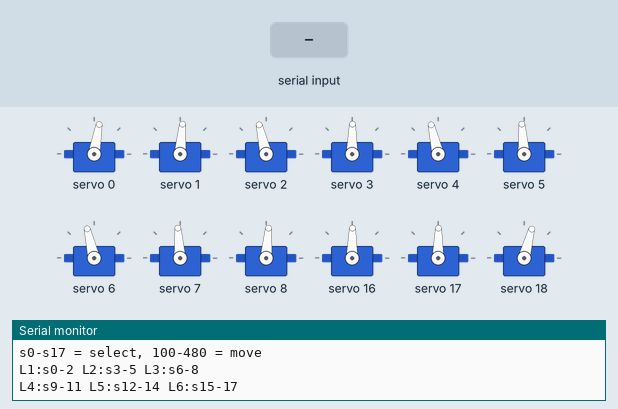
This sketch was run on a simulated Arduino Uno, built with avr-gcc and run on an emulated ATmega328P. Parts: 12 × servo, the last lines printed to the serial monitor. Inputs (shaded band) come from the test bench.

Above: at 2.2 s.
2.3 s: "200\n" received over Serial
At 2.46 s:
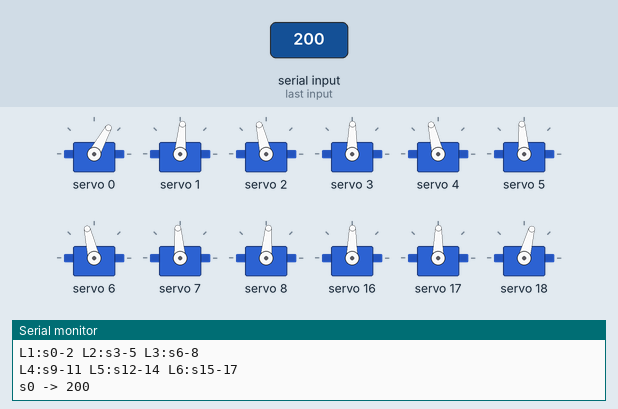
At 3.0 s:
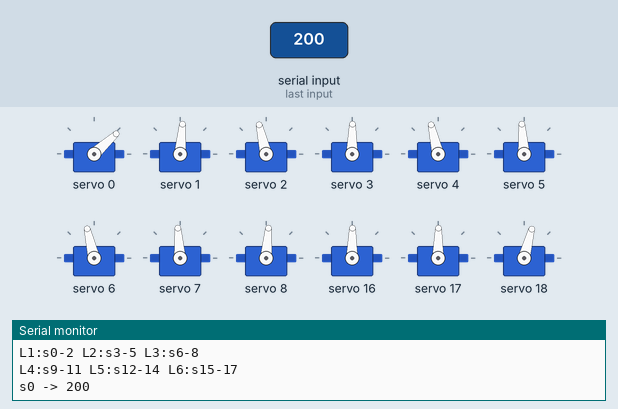
4.1 s: "s,45\n" received over Serial
Timing chart, 0 to 7.1 s (numbered marks = the images above; inputs shaded):
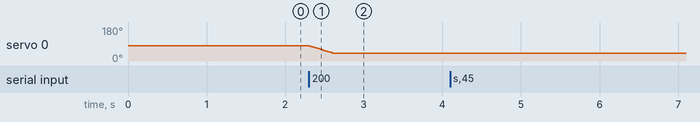

Measured:
- after the input at 2.3 s, servo 0: moves from 80° to 42° over 0.29 s, starting at once

The sketch:

hexapod_all.ino
```cpp
// Hexapod All 6 Legs - Dual PCA9685
// PCA1 (0x40): Legs 1-3, PCA2 (0x41): Legs 4-6
// Commands: sN = select servo 0-17, NNN = move to pulse (100-480)
// Servo mapping: 0-8 = PCA1 ch0-8, 9-17 = PCA2 ch0-8

#include <Wire.h>
#include <Adafruit_PWMServoDriver.h>

Adafruit_PWMServoDriver pca1 = Adafruit_PWMServoDriver(0x40);
Adafruit_PWMServoDriver pca2 = Adafruit_PWMServoDriver(0x41);

#define SERVO_FREQ 50

// PCA1 (0x40) - Legs 1-3
#define L1_COXA   280  // s0
#define L1_FEMUR  290  // s1
#define L1_TIBIA  330  // s2
#define L2_COXA   300  // s3
#define L2_FEMUR  330  // s4
#define L2_TIBIA  310  // s5
#define L3_COXA   330  // s6
#define L3_FEMUR  310  // s7
#define L3_TIBIA  290  // s8

// PCA2 (0x41) - Legs 4-6
#define L4_COXA   300  // s9
#define L4_FEMUR  300  // s10
#define L4_TIBIA  270  // s11
#define L5_COXA   260  // s12
#define L5_FEMUR  230  // s13
#define L5_TIBIA  320  // s14
#define L6_COXA   280  // s15
#define L6_FEMUR  250  // s16
#define L6_TIBIA  300  // s17

int centers[18] = {
  L1_COXA, L1_FEMUR, L1_TIBIA,
  L2_COXA, L2_FEMUR, L2_TIBIA,
  L3_COXA, L3_FEMUR, L3_TIBIA,
  L4_COXA, L4_FEMUR, L4_TIBIA,
  L5_COXA, L5_FEMUR, L5_TIBIA,
  L6_COXA, L6_FEMUR, L6_TIBIA
};

int chPos[18];
int activeCh = 0;

void setServo(int servo, int val) {
  if (servo < 9) {
    pca1.setPWM(servo, 0, val);
  } else {
    pca2.setPWM(servo - 9, 0, val);
  }
}

void slowMove(int servo, int target) {
  if (target < 100) target = 100;
  if (target > 480) target = 480;
  int step = (target > chPos[servo]) ? 1 : -1;
  while (chPos[servo] != target) {
    chPos[servo] += step;
    setServo(servo, chPos[servo]);
    delay(3);
  }
}

void setup() {
  Serial.begin(9600);
  delay(1000);

  pca1.begin();
  pca1.setPWMFreq(SERVO_FREQ);
  delay(10);
  pca2.begin();
  pca2.setPWMFreq(SERVO_FREQ);
  delay(10);

  // Center all 18 servos
  for (int i = 0; i < 18; i++) {
    chPos[i] = centers[i];
    setServo(i, centers[i]);
  }

  Serial.println("Hexapod 6 legs ready");
  Serial.println("s0-s17 = select, 100-480 = move");
  Serial.println("L1:s0-2 L2:s3-5 L3:s6-8");
  Serial.println("L4:s9-11 L5:s12-14 L6:s15-17");
}

void loop() {
  if (Serial.available()) {
    String input = Serial.readStringUntil('\n');
    input.trim();
    if (input.startsWith("s")) {
      activeCh = input.substring(1).toInt();
      if (activeCh >= 0 && activeCh < 18) {
        Serial.print("s"); Serial.print(activeCh);
        Serial.print(" pos="); Serial.println(chPos[activeCh]);
      }
    } else {
      int val = input.toInt();
      if (val >= 100 && val <= 480) {
        Serial.print("s"); Serial.print(activeCh);
        Serial.print(" -> "); Serial.println(val);
        slowMove(activeCh, val);
      }
    }
  }
}
```
